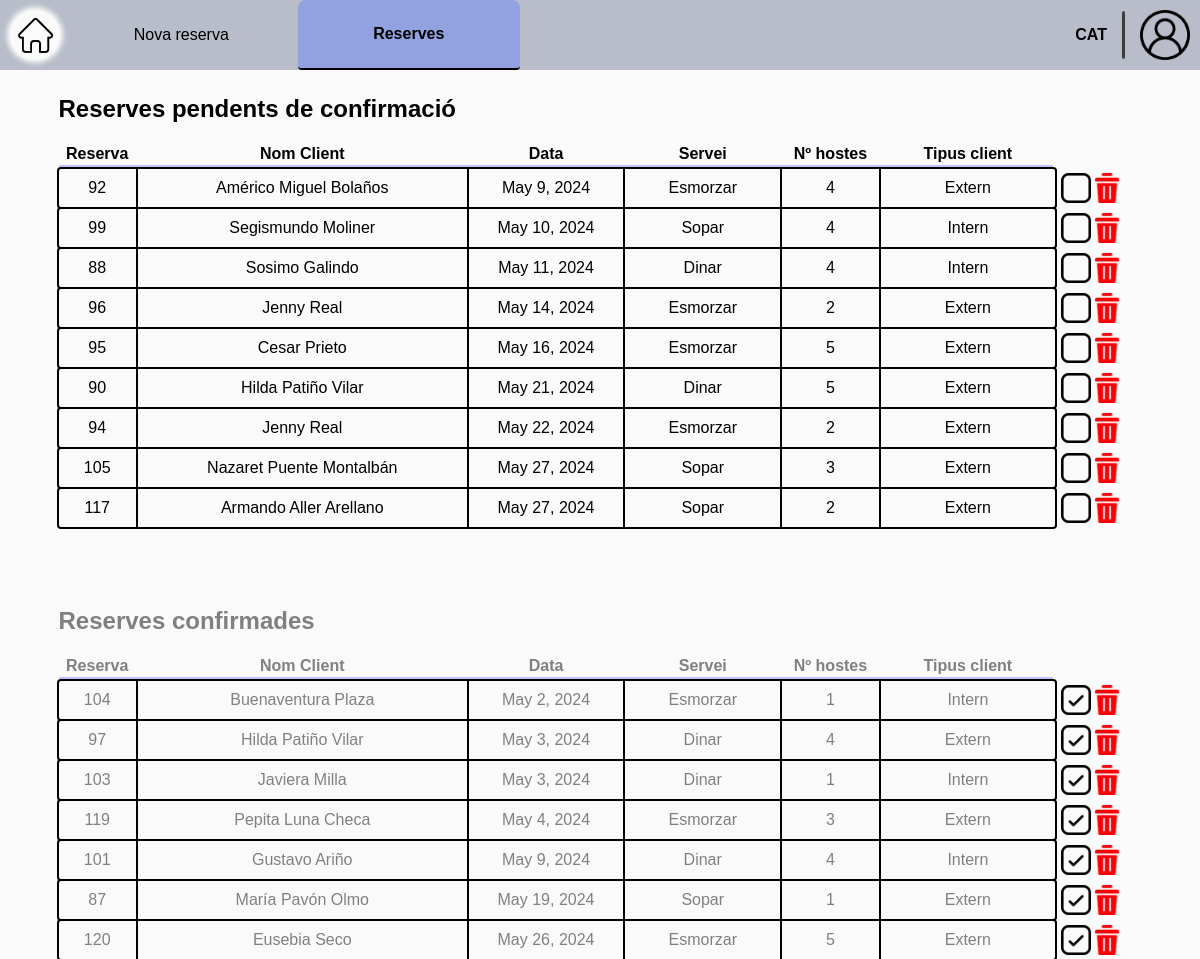
The page /restaurant/reservations/ (signed in) on the database its author committed.
### Restaurant/models.py (models this page shows, shortened)
class ExternalRestaurantClient(models.Model):
    first_name = models.CharField(max_length=50)
    last_name = models.CharField(max_length=50)
    email = models.EmailField()
    phone_number = models.CharField(max_length=9)

class RestaurantReservation(models.Model):
    day = models.DateField()
    num_guests = models.IntegerField(
        validators=[MinValueValidator(1), MaxValueValidator(rc.MAX_GUESTS_PER_RESERVATION)]
    )
    is_active = models.BooleanField(default=True)
    client = models.ForeignKey(
        HotelUser,
        on_delete=models.SET_NULL,
        null=True,
        blank=True,
        related_name='reservations'
    )
    external_client = models.ForeignKey(
        'ExternalRestaurantClient',
        on_delete=models.SET_NULL,
        null=True,
        blank=True,
        related_name='reservations'
    )
    service = models.CharField(max_length=15, choices=rc.get_restaurant_services(), default='None')
    client_arrived = models.BooleanField(default=False)

### Reception/models.py (models this page shows, shortened)
class HotelUser(AbstractUser):
    email = models.EmailField()
    phone_number = models.CharField(max_length=c.PHONE_NUMBER_LENGTH)
    id_number = models.CharField(max_length=c.ID_NUMBER, blank=True, unique=True)

### Restaurant/views.py (the view)
# urls.py: path("reservations/", v.restaurant_reservations, name="restaurant_reservations"),
@worker_required('restaurant')
def restaurant_reservations(request):
    reservations = get_ordered_reservations()
    reservation_details = []
    for reservation in reservations:
        client_id = None
        client_name = "No especificat"
        client_last_name = ""
        is_internal = False
        client_arrvied = reservation.client_arrived
        if reservation.client:
            client = reservation.client
            client_id = client.id
            client_name = client.first_name
            client_last_name = client.last_name
            is_internal = True
        elif reservation.external_client:
            external_client = reservation.external_client
            client_id = external_client.id
            client_name = external_client.first_name
            client_last_name = external_client.last_name
            is_internal = False
        reservation_details.append({
            'reservation_id': reservation.id,
            'client_id': client_id,
            'client_name': client_name,
            'client_last_name': client_last_name,
            'day': reservation.day,
            'num_guests': reservation.num_guests,
            'service': reservation.service,
            'is_active': reservation.is_active,
            'client_arrived': client_arrvied,
            'is_internal': is_internal
        })
    return render(request, c.get_restaurant_check_reservations_path(1), {'reservations': reservation_details})

### Restaurant/config.py (called while the page is built)
    @staticmethod
    def get_restaurant_check_reservations_path(n: int):
        return p.RESTAURANT_CHECK_RESERVATIONS_PATH[n]

    @staticmethod
    def get_restaurant_services():
        return RESTAURANT_SERVICES

### Restaurant/utils.py (called while the page is built)
def get_ordered_reservations():
    reservations = RestaurantReservation.objects.filter(is_active=True)
    ordering_conditions = []
    services = c.get_restaurant_services()
    for idx, (service, _) in enumerate(services):
        condition = When(service=Value(service), then=Value(idx))
        ordering_conditions.append(condition)
    annotated_reservations = reservations.annotate(
        service_order=Case(*ordering_conditions,
                           default=Value(len(services)),
                           output_field=IntegerField()
                           )
    )
    return annotated_reservations.order_by('client_arrived', 'day', 'service_order')

### templates/worker/restaurant/check_reservations/restaurant_check_reservations.html (shortened to what this page needs)
{% extends "worker/restaurant/base_restaurant.html" %}
{% load static %}
{% block extra_css %}
    <link rel="stylesheet"
          href="{% static 'css/worker/restaurant/restaurant_check_reservations/restaurant_check_reservations.css' %}">
{% endblock extra_css %}
{% block id_reservations %} id="current-page" {% endblock id_reservations %}
{% block content %}
    <div class="main">
        <ul class="reservation-list">
            <h2>Reserves pendents de confirmació</h2>
            <ul class="list-index">
                <li id="reservation-id">Reserva</li>
                <li id="name">Nom Client</li>
                <li id="entry">Data</li>
                <li id="exit">Servei</li>
                <li id="num-guests">Nº hostes</li>
                <li id="pension">Tipus client</li>
            </ul>
            <div id="divider"></div>
            {% for reservation in reservations %}
                {% if not reservation.client_arrived %}
                    <div class="list-div">
                        <li>
                            <div id="reservation-id">{{ reservation.reservation_id }}</div>
                            <div id="name">{{ reservation.client_name }} {{ reservation.client_last_name }}</div>
                            <div id="entry">{{ reservation.day }}</div>
                            <div id="exit">{{ reservation.service }}</div>
                            <div id="num-guests">{{ reservation.num_guests }}</div>
                            <div id="pension">{{ reservation.is_internal|yesno:"Intern,Extern" }}</div>
                        </li>
                        <div class="list-extra">
                            <div class="icon" id="checkbox-icon">
                                <form class="check-form" action="{% url 'confirm_restaurant_reservation' reservation.reservation_id %}" method="post" style="display: inline;">
                                    <label for="client_arrived_{{ reservation.reservation_id }}" style="cursor:pointer;">
                                        <img src="{% if reservation.client_arrived %}{% static 'img/icons/checked.png' %}{% else %}{% static 'img/icons/not-checked.png' %}{% endif %}" alt="Confirmar reserva" onclick="toggleCheckbox({{ reservation.reservation_id }});">
                                    </label>
                                </form>
                            </div>
                            <div class="icon">
                                <form action="{% url 'delete_restaurant_reservation' reservation.reservation_id %}" method="post">
                                    <button type="submit" onclick="return confirm('Estàs segur que vols eliminar aquesta reserva?');">
                                        <img src="{% static 'img/icons/delete-icon.png' %}" alt="Eliminar reserva">
                                    </button>
                                </form>
                            </div>
                        </div>
                    </div>
                {% endif %}
            {% endfor %}
        </ul>
        <ul class="reservation-list checked">
            <h2>Reserves confirmades</h2>
            <ul class="list-index">
                <li id="reservation-id">Reserva</li>
                <li id="name">Nom Client</li>
                <li id="entry">Data</li>
                <li id="exit">Servei</li>
                <li id="num-guests">Nº hostes</li>
                <li id="pension">Tipus client</li>
            </ul>
            <div id="divider"></div>
            {% for reservation in reservations %}
                {% if reservation.client_arrived %}
                    <div class="list-div">
                        <li>
                            <div id="reservation-id">{{ reservation.reservation_id }}</div>
                            <div id="name">{{ reservation.client_name }} {{ reservation.client_last_name }}</div>
                            <div id="entry">{{ reservation.day }}</div>
                            <div id="exit">{{ reservation.service }}</div>
                            <div id="num-guests">{{ reservation.num_guests }}</div>
                            <div id="pension">{{ reservation.is_internal|yesno:"Intern,Extern" }}</div>
                        </li>
                        <div class="list-extra">
                            <div class="icon" id="checkbox-icon">
                                <form class="check-form" action="{% url 'confirm_restaurant_reservation' reservation.reservation_id %}" method="post" style="display: inline;">
                                    <label for="client_arrived_{{ reservation.reservation_id }}" style="cursor:pointer;">
                                        <img src="{% if reservation.client_arrived %}{% static 'img/icons/checked.png' %}{% else %}{% static 'img/icons/not-checked.png' %}{% endif %}" alt="Confirmar reserva" onclick="toggleCheckbox({{ reservation.reservation_id }});">
                                    </label>
                                </form>
                            </div>
                            <div class="icon">
                                <form action="{% url 'delete_restaurant_reservation' reservation.reservation_id %}" method="post">
                                    <button type="submit" onclick="return confirm('Estàs segur que vols eliminar aquesta reserva?');">
                                        <img src="{% static 'img/icons/delete-icon.png' %}" alt="Eliminar reserva">
                                    </button>
                                </form>
                            </div>
                        </div>
                    </div>
                {% endif %}
            {% endfor %}
        </ul>
    </div>
{% endblock content %}

### static/css/base.css (style rules this page uses)
body { background-color: #fafafa; font-family: "Gill Sans MT", Arial, sans-serif; margin: 0; padding: 0; aspect-ratio: 16 / 9; width: 100%; height: 100vh; display: flex; flex-direction: column; }
.main { position: relative; display: flex; flex-direction: column; align-items: center; height: 95%; width: 95%; max-height: 900px; max-width: 1600px; gap: 10px; margin-bottom: 10px; }

### static/css/worker/worker.css (style rules this page uses)
button { cursor: pointer; }
h2 { margin-top: 10px; margin-bottom: 0; font-size: 1.5em; font-weight: bold; }
.list-index { width: 92%; margin: 0; display: flex; flex-direction: row; justify-content: space-around; padding: 0; }
.list-index li { display: flex; justify-content: center; align-items: center; font-weight: bold; border-right: solid 2px #fafafa; list-style-type: none; padding: 0; }
.list-index li:last-child { border-right: none; }
.list-extra { width: 8%; padding-left: 2px; display: flex; flex-direction: row; justify-content: space-evenly; }
.icon { display: flex; align-items: center; height: 100%; width: 30px; border: none; }
.icon img { width: 30px; height: 30px; }
.reservation-list { width: 95%; display: flex; flex-direction: column; gap: 2px; margin: 0; padding: 0; }
#divider { width: calc(92% - 2px); height: 2px; border-radius: 5px; background-color: #B7C5FBFF; }
.list-div { display: flex; flex-direction: row; justify-content: flex-start; }
.list-div li { width: 92%; display: flex; flex-direction: row; justify-content: space-around; outline: solid 2px black; border-radius: 2px; }
.list-div li div { display: flex; justify-content: center; align-items: center; padding: 10px 0; border-right: solid 2px black; }
.list-div li div:last-child { border-right: none; }
#reservation-id { width: 8%; }
#entry { width: 16%; }
#exit { width: 16%; }
#name { width: 32%; }
#pension { width: 18%; }
#num-guests { width: 10%; min-width: max-content; }
.icon form { width: 100%; height: 100%; display: flex; justify-content: center; align-items: center; }
.icon button { background-color: transparent; border: none; cursor: pointer; display: flex; align-items: center; padding: 0; }

### static/css/worker/restaurant/restaurant_check_reservations/restaurant_check_reservations.css (style rules this page uses)
.main { gap: 70px; }
h2 { margin-bottom: 20px; }
.check-form { display: flex !important; justify-content: center !important; align-items: center !important; }
.check-form label { width: 30px; height: 30px; }
.checked { color: grey; }
#name { width: 34%; }
.list-extra { width: 6%; margin-left: 2px; display: flex; flex-direction: row; justify-content: space-evenly; }

### rows shown on the page
ExternalRestaurantClient: client_name "Américo", client_last_name "Miguel Bolaños"
RestaurantReservation: day "May 9, 2024", service "Esmorzar"
HotelUser: client_name "Segismundo", client_last_name "Moliner"
RestaurantReservation: day "May 10, 2024", service "Sopar"
HotelUser: client_name "Sosimo", client_last_name "Galindo"
RestaurantReservation: day "May 11, 2024", service "Dinar"
ExternalRestaurantClient: client_name "Jenny" "Jenny", client_last_name "Real" "Real"
RestaurantReservation: day "May 14, 2024", service "Esmorzar"
ExternalRestaurantClient: client_name "Cesar", client_last_name "Prieto"
RestaurantReservation: day "May 16, 2024", service "Esmorzar"
ExternalRestaurantClient: client_name "Hilda", client_last_name "Patiño Vilar", client_name "Hilda", client_last_name "Patiño Vilar"
RestaurantReservation: day "May 21, 2024", service "Dinar"
RestaurantReservation: day "May 22, 2024", service "Esmorzar"
ExternalRestaurantClient: client_name "Nazaret", client_last_name "Puente Montalbán"
RestaurantReservation: day "May 27, 2024", service "Sopar"
ExternalRestaurantClient: client_name "Armando", client_last_name "Aller Arellano"
RestaurantReservation: day "May 27, 2024", service "Sopar"
HotelUser: client_name "Buenaventura", client_last_name "Plaza"
RestaurantReservation: day "May 2, 2024", service "Esmorzar"
RestaurantReservation: day "May 3, 2024", service "Dinar"
HotelUser: client_name "Javiera", client_last_name "Milla"
RestaurantReservation: day "May 3, 2024", service "Dinar"
ExternalRestaurantClient: client_name "Pepita", client_last_name "Luna Checa"
RestaurantReservation: day "May 4, 2024", service "Esmorzar"
HotelUser: client_name "Gustavo", client_last_name "Ariño"
RestaurantReservation: day "May 9, 2024", service "Dinar"
ExternalRestaurantClient: client_name "María", client_last_name "Pavón Olmo"
RestaurantReservation: day "May 19, 2024", service "Sopar"
ExternalRestaurantClient: client_name "Eusebia", client_last_name "Seco"
RestaurantReservation: day "May 26, 2024", service "Esmorzar"

### other values the page prints
{{ reservation.reservation_id }} "92" "99" "88" "96" "95" "90" "94" "105" "117"
{{ reservation.num_guests }} "4" "4" "4" "2" "5" "5" "2" "3" "2"
{{ reservation.is_internal|yesno:"Intern,Extern" }} "Extern" "Intern" "Intern" "Extern" "Extern" "Extern" "Extern" "Extern" "Extern"
{{ reservation.reservation_id }} "104" "97" "103" "119" "101" "87" "120"
{{ reservation.num_guests }} "1" "4" "1" "3" "4" "1" "5"
{{ reservation.is_internal|yesno:"Intern,Extern" }} "Intern" "Extern" "Intern" "Extern" "Intern" "Extern" "Extern"
